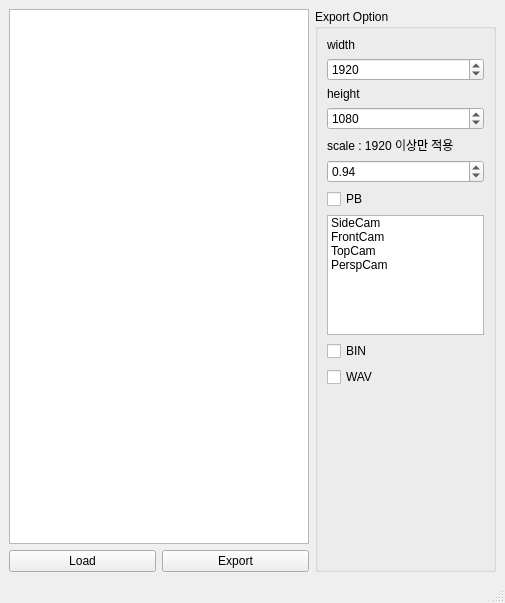
<?xml version="1.0" encoding="UTF-8"?>
<ui version="4.0">
 <class>facialExpToolWin</class>
 <widget class="QMainWindow" name="facialExpToolWin">
  <property name="geometry">
   <rect>
    <x>0</x>
    <y>0</y>
    <width>505</width>
    <height>603</height>
   </rect>
  </property>
  <property name="windowTitle">
   <string>MainWindow</string>
  </property>
  <widget class="QWidget" name="centralwidget">
   <layout class="QHBoxLayout" name="horizontalLayout_2">
    <item>
     <widget class="QWidget" name="widget" native="true">
      <layout class="QVBoxLayout" name="verticalLayout_2">
       <property name="leftMargin">
        <number>0</number>
       </property>
       <property name="topMargin">
        <number>0</number>
       </property>
       <property name="rightMargin">
        <number>0</number>
       </property>
       <property name="bottomMargin">
        <number>0</number>
       </property>
       <item>
        <widget class="QListWidget" name="shotPathListWdg">
         <property name="minimumSize">
          <size>
           <width>300</width>
           <height>0</height>
          </size>
         </property>
        </widget>
       </item>
       <item>
        <layout class="QHBoxLayout" name="horizontalLayout">
         <item>
          <widget class="QPushButton" name="shotLoadBtn">
           <property name="text">
            <string>Load</string>
           </property>
          </widget>
         </item>
         <item>
          <widget class="QPushButton" name="dataExpBtn">
           <property name="text">
            <string>Export</string>
           </property>
          </widget>
         </item>
        </layout>
       </item>
      </layout>
     </widget>
    </item>
    <item>
     <widget class="QGroupBox" name="groupBox">
      <property name="title">
       <string>Export Option</string>
      </property>
      <layout class="QVBoxLayout" name="verticalLayout_3">
       <property name="leftMargin">
        <number>0</number>
       </property>
       <property name="topMargin">
        <number>0</number>
       </property>
       <property name="rightMargin">
        <number>0</number>
       </property>
       <property name="bottomMargin">
        <number>0</number>
       </property>
       <item>
        <widget class="QWidget" name="widget_2" native="true">
         <property name="minimumSize">
          <size>
           <width>150</width>
           <height>0</height>
          </size>
         </property>
         <layout class="QVBoxLayout" name="verticalLayout">
          <item>
           <widget class="QLabel" name="label">
            <property name="text">
             <string>width</string>
            </property>
           </widget>
          </item>
          <item>
           <widget class="QSpinBox" name="pb_width_spinBox">
            <property name="maximum">
             <number>100000</number>
            </property>
            <property name="value">
             <number>1920</number>
            </property>
           </widget>
          </item>
          <item>
           <widget class="QLabel" name="label_2">
            <property name="text">
             <string>height</string>
            </property>
           </widget>
          </item>
          <item>
           <widget class="QSpinBox" name="pb_height_spinBox">
            <property name="maximum">
             <number>100000</number>
            </property>
            <property name="value">
             <number>1080</number>
            </property>
           </widget>
          </item>
          <item>
           <widget class="QLabel" name="label_4">
            <property name="text">
             <string>scale : 1920 이상만 적용</string>
            </property>
           </widget>
          </item>
          <item>
           <widget class="QDoubleSpinBox" name="pb_scale_doubleSpinBox">
            <property name="value">
             <double>0.940000000000000</double>
            </property>
           </widget>
          </item>
          <item>
           <widget class="QCheckBox" name="PB_checkBox">
            <property name="text">
             <string>PB </string>
            </property>
           </widget>
          </item>
          <item>
           <widget class="QListWidget" name="PB_listWidget">
            <property name="minimumSize">
             <size>
              <width>0</width>
              <height>0</height>
             </size>
            </property>
            <property name="maximumSize">
             <size>
              <width>16777215</width>
              <height>120</height>
             </size>
            </property>
            <property name="selectionMode">
             <enum>QAbstractItemView::ExtendedSelection</enum>
            </property>
            <item>
             <property name="text">
              <string>SideCam</string>
             </property>
            </item>
            <item>
             <property name="text">
              <string>FrontCam</string>
             </property>
            </item>
            <item>
             <property name="text">
              <string>TopCam</string>
             </property>
            </item>
            <item>
             <property name="text">
              <string>PerspCam</string>
             </property>
            </item>
           </widget>
          </item>
          <item>
           <widget class="QCheckBox" name="BIN_checkBox">
            <property name="text">
             <string>BIN</string>
            </property>
           </widget>
          </item>
          <item>
           <widget class="QCheckBox" name="WAV_checkBox">
            <property name="text">
             <string>WAV</string>
            </property>
           </widget>
          </item>
          <item>
           <spacer name="verticalSpacer">
            <property name="orientation">
             <enum>Qt::Vertical</enum>
            </property>
            <property name="sizeHint" stdset="0">
             <size>
              <width>20</width>
              <height>40</height>
             </size>
            </property>
           </spacer>
          </item>
         </layout>
        </widget>
       </item>
      </layout>
     </widget>
    </item>
   </layout>
  </widget>
  <widget class="QMenuBar" name="menubar">
   <property name="geometry">
    <rect>
     <x>0</x>
     <y>0</y>
     <width>505</width>
     <height>26</height>
    </rect>
   </property>
  </widget>
  <widget class="QStatusBar" name="statusbar"/>
 </widget>
 <resources/>
 <connections/>
</ui>
